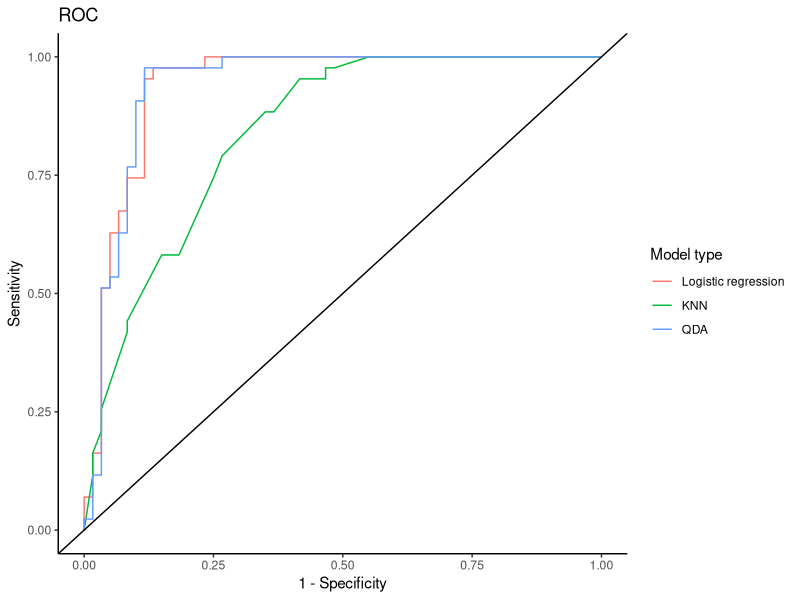
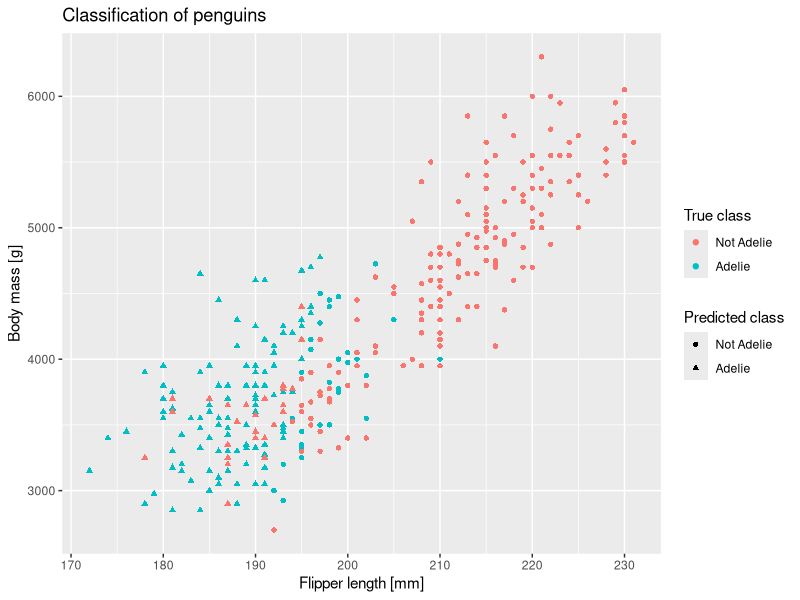

Source code (R) for these figures, in order:
## ---- chunk 1
library(knitr)
knitr::opts_chunk$set(echo = TRUE,tidy=TRUE,message=FALSE,warning=FALSE,strip.white=TRUE,prompt=FALSE,
                      cache=TRUE, size="scriptsize",fig.width=4, fig.height=3,fig.align = "center")

## ---- chunk 2
# install.packages("knitr") #probably already installed
# install.packages("rmarkdown") #probably already installed
# install.packages("ggplot2") #plotting with ggplot
# install.packages("palmerpenguins")
# install.packages("ggfortify") # For model checking
# install.packages("MASS")
# install.packages("class")
# install.packages("pROC")
# install.packages("plotROC")
# install.packages("boot")
library("knitr")
library("rmarkdown")
library("palmerpenguins")
## ---- chunk 3
library(matrixcalc)
mat <- cbind(c(50, 33, 18), c(33, 38, -10), c(18, -10, 72))
is.positive.semi.definite(mat)
## ---- chunk 4
library(palmerpenguins) # Contains the data set "penguins".
data(penguins)
head(penguins)
## ---- chunk 5
# Load libraries
library(tidyverse)
library(class)
library(MASS)
library(palmerpenguins)
library(dplyr)
library(caret)
library(pROC)

# Load penguins data
Penguins <- penguins

# Add binary variable: if adelie
Penguins$adelie <- ifelse(Penguins$species == "Adelie", 1, 0)

# Extract just needed variables and remove na
Penguins_reduced <- Penguins %>% dplyr::select(body_mass_g, flipper_length_mm, adelie) %>% 
  mutate(body_mass_g = as.numeric(body_mass_g),
         flipper_length_mm = as.numeric(flipper_length_mm)) %>% 
  drop_na()

# Set seed for sample extraction
set.seed(4268)

# Find size of training set
training_set_size <- floor(0.7 * nrow(Penguins_reduced))

# Split data randomly into train and test
train_ind <- sample(seq_len(nrow(Penguins_reduced)), size = training_set_size)

train <- Penguins_reduced[train_ind, ]
test <- Penguins_reduced[-train_ind, ]
## ---- chunk 6
# Make logistic regression model
model.LR <- glm(adelie ~ body_mass_g + flipper_length_mm,
                 family="binomial",
                 data=train)

# Get classification probabilities
pred.LR.prob <- model.LR %>% predict(test)

# Classify on test set using 0.5 cutoff
pred.LR <- ifelse(pred.LR.prob > 0.5, 1, 0)
## ---- chunk 7
# Make quadratic discriminant analysis model
model.QDA <- qda(adelie ~ body_mass_g + flipper_length_mm,
                 data=train)

# Get classification probabilities
pred.QDA.prob<- (model.QDA %>% predict(test))$posterior[0:nrow(test)]

# Classify on test set using 0.5 cutoff
pred.QDA <- ifelse(pred.QDA.prob > 0.5, 1, 0)
## ---- chunk 8
# K-nearest neighbor
model.KNN <- knn(train = train,
                 test = test,
                 cl = train$adelie,
                 k = 25,
                 prob = T)

# Get classification probabilities
pred.KNN.prob <- ifelse(model.KNN == 0, 1 - attributes(model.KNN)$prob, attributes(model.KNN)$prob)

# Classify on test set
pred.KNN <- model.KNN[0:nrow(test)]
## ---- chunk 9
# Calculate specificity and sensitivity
print("Sensitivity for logistic regression:")
sensitivity(as.factor(pred.LR), as.factor(test$adelie))
print("Sensitivity for QDA:")
sensitivity(as.factor(pred.QDA), as.factor(test$adelie))
print("Sensitivity for KNN:")
sensitivity(as.factor(pred.KNN), as.factor(test$adelie))

print("Specificity for logistic regression:")
specificity(as.factor(pred.LR), as.factor(test$adelie))
print("Specificity for QDA:")
specificity(as.factor(pred.QDA), as.factor(test$adelie))
print("Specificity for KNN:")
specificity(as.factor(pred.KNN), as.factor(test$adelie))

## ---- chunk 10
# ROC for different classifiers
roc.LR <- roc(test$adelie, pred.LR.prob)
roc.KNN <- roc(test$adelie, pred.KNN.prob)
roc.QDA <- roc(test$adelie, pred.QDA.prob)

roc.list <- list(
  "Logistic regression" = roc.LR,
  "KNN" = roc.KNN,
  "QDA" = roc.QDA)

# Plot ROC
ggroc(roc.list, aes = "col",legacy.axes = TRUE) + 
  geom_abline() + 
  theme_classic() +
  ggtitle("ROC") +
  labs(x = "1 - Specificity",
       y = "Sensitivity",
       col = "Model type")

# AUC for the classifiers
roc.LR$auc
roc.KNN$auc
roc.QDA$auc
## ---- chunk 11
model.LR$coefficients
## ---- chunk 12
# Get all data, from both test and training
penguins.pred.all <- Penguins_reduced %>% dplyr::select(-adelie)

# Classify on both test and training data using LR model
pred.all <- ifelse(model.LR %>% predict(penguins.pred.all) > 0.5, 1, 0)

penguins.pred.all <- Penguins_reduced %>% dplyr::mutate(pred = pred.all)

# Plot result
ggplot(penguins.pred.all, aes(x=flipper_length_mm, y=body_mass_g)) + 
  ggtitle("Classification of penguins") +
  geom_point(aes(col = as.factor(adelie), shape = as.factor(pred))) + 
  labs(x = "Flipper length [mm]",
       y = "Body mass [g]",
       col = "True class",
       shape = "Predicted class") + 
  scale_colour_discrete(labels=c("Not Adelie", "Adelie")) +
  scale_shape_discrete(labels=c("Not Adelie", "Adelie"))
